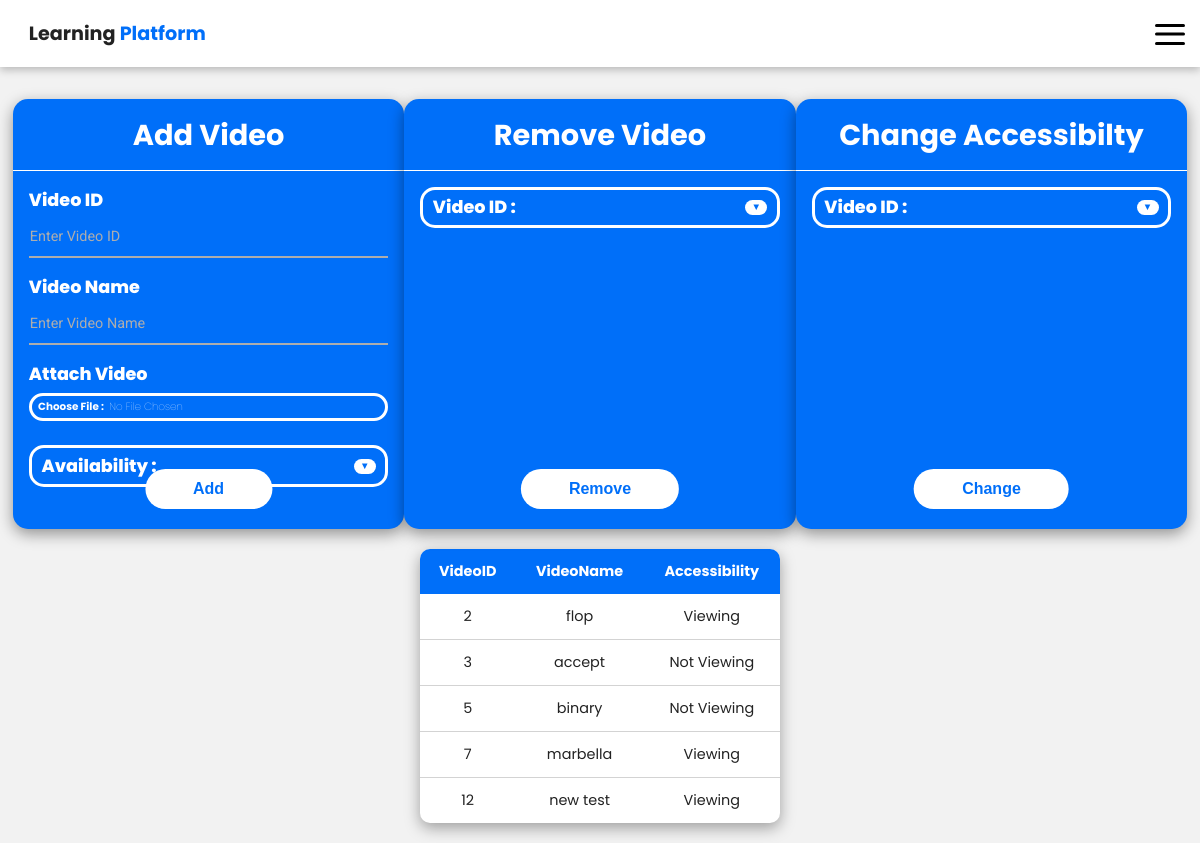
The page /managevideos.php (signed in) on the database its author committed.
### tables this page shows
CREATE TABLE `videos` (
  `VideoID` int(11) NOT NULL,
  `VideoName` varchar(255) NOT NULL,
  `VideoLocation` varchar(255) NOT NULL,
  `Accessebility` int(11) NOT NULL
);

### managevideos.php (the view, shortened to what this page needs)
<html lang="en">
<head>
    <link rel="stylesheet" href="styles.css">
</head>
<body>
    <?php
        $ali = false;
        if(isset($_SESSION['adminloggedin'])){
            $ali = $_SESSION['adminloggedin'];}
        if($ali == true){
            include "configusers.php";
            ?>
            <div class="container">
                <div class="segment add-video-segment">
                    <h1 class="title">Add Video</h1>
                    <div class="line"></div>
                    <form method="POST" enctype="multipart/form-data">
                        <div class="name">Video ID</div>
                            <div class="text-field">
                                <input type="number" required name="id" placeholder="Enter Video ID">
                            </div>
                        <div class="name">Video Name</div>
                            <div class="text-field">
                                <input type="text" required name="name" placeholder="Enter Video Name">
                            </div>
                        <div class="name">Attach Video</div>
                                <label for="file-button" class="choose-file">
                                    Choose File :<span id="file-text">No File Chosen</span>
                                </label>
                            <div class="drop-down drop-down-avai" id="drop-down">
                                <div class="name" id="assign-drop">Availability : <span id="selected-drop"></span></div>
                                <div id="drop-button">▼</div>
                            </div>
                        <input type="submit" name="submit" value="Add" class="submit">
                    </form>
                </div>
                <div class="segment add-video-segment">
                    <h1 class="title">Remove Video</h1>
                    <div class="line"></div>
                    <form method="POST" enctype="multipart/form-data">
                        <div class="drop-down" id="drop-down2">
                            <div class="name" id="assign-drop">Video ID : <span id="selected-drop2"></span></div>
                            <div id="drop-button">▼</div>
                        </div>
                        <input type="submit" name="removesubmit" value="Remove" class="submit">
                    </form>
                </div>
                <div class="segment add-video-segment">
                <h1 class="title" id="change-acc">Change Accessibilty</h1>
                <div class="line"></div>
                <form method="POST" enctype="multipart/form-data">
                    <div class="drop-down" id="drop-down3">
                        <div class="name" id="assign-drop">Video ID : <span id="selected-drop3"></span></div>
                        <div id="drop-button">▼</div>
                    </div>
                    <input type="submit" name="complementsubmit" value="Change" class="submit">
                    </form>
                </div>
            </div>
    <?php
        $out = '<table class="table"><thead><tr>';
        $viewall = "SELECT * FROM videos;";
        $result = mysqli_query($db, $viewall);
        $resultCheck = mysqli_num_rows($result);
        if($resultCheck>0){
            $out .="<th>VideoID</th><th>VideoName</th><th>Accessibility</th></tr></thead><tbody>";
            while ($row = mysqli_fetch_assoc($result)){
                $accessCheck = $row['Accessebility'];
                $out .="<tr><td>".$row['VideoID']."</td>";
                $out .="<td>".$row['VideoName']."</td>";
                $out .="<td>".checkViewing($accessCheck)."</td></tr>";
            }
            $out .="</tbody></table>";
            echo $out;
        } else { echo "<div class='pop-up'>Empty</div>";}
    }else{
        echo "Access denied<br>";
        echo '<a href="signin.php">Go Home</a><br>';
    }
    function checkViewing($accessCheck){
        if($accessCheck>0){
            return "Viewing";
        } elseif($accessCheck<=0) {
            return "Not Viewing";
        }
    }
    ?>
</body>
</html>

### styles.css (style rules this page uses)
:root { --background-color: #F2F2F2; --dark-grey:#222222; --light-grey: #dddddd; --primary-color: #006ff9; --secondary-color: #005ff3; --primary-color-light: #85bcff; }
* { margin: 0; padding: 0; box-sizing: border-box; }
body { font-family: "Poppins"; min-width: 370px; max-height: 900px; overflow-x: hidden; }
.container { margin:2em 0.8em 0 0.8em; display: flex; justify-content: space-between; }
.segment { position: relative; color: white; width: 45vw; height:350px; background-color: #006ff9; border-radius: 15px; margin: 0; padding: 0; box-shadow: rgba(0, 0, 0, 0.4) 0px 5px 15px; }
.add-video-segment { height: 380px; }
.title { font-size: 1.5rem; position: relative; text-align: center; margin-top: 0.5em; margin-bottom: 0; }
.line { height: 1px; background-color: white; margin-top: 0.8em; }
form .text-field { position: relative; border-bottom: 2px solid #adadad; margin-top: 0; margin-bottom: 1em; }
form { padding: 1em; }
.text-field input { color: white; width: 100%; height: 25px; padding: 0 1px; font-size: 16px; border:none; background:none; outline: none; margin: 0; }
::placeholder { font-size: 0.7rem; font-family: "Roboto"; color: #adadad; }
.name { font-size: 0.8em; font-weight: 800; }
.submit { color: var(--primary-color); border: none; font-size: 0.8em; font-weight: bold; border-radius: 25px; padding: 0.7em 3em; background-color: white; cursor: pointer; position: absolute; left:50%; transform: translateX(-50%); bottom:20px; margin-top: 1em; }
.drop-down { border: 3px solid white; padding: 0.3em 0.6em; border-radius: 15px; display: flex; justify-content: space-between; align-items: center; cursor: pointer; }
.choose-file { margin-top: 0.6em; border: 3px solid white; display: flex; padding: 0.3em 0.6em; border-radius: 15px; cursor: pointer; font-size: 0.65em; font-weight: bold; }
.choose-file span { font-weight: 100; margin-left: 0.5em; }
.drop-down #drop-button { display: flex; justify-content: center; color: var(--primary-color); background-color: white; font-size: 0.6em; font-weight: bold; border-radius: 25px; border: none; height: 15px; width: 22px; }
#assign-drop { font-size: 0.65em; }
.drop-down-avai { margin-top: 1.5em; }
.table { border-collapse: collapse; margin: 20px auto; font-size: 0.9em; min-width: 360px; text-align: center; background-color: white; border-radius: 10px; min-height: 150px; box-shadow: rgba(0, 0, 0, 0.35) 0px 5px 15px; }
.table th, .table td { padding: 12px 15px; }
.table thead th:not(:first-child) { text-align: center; }
.table tbody tr:not(:last-child) { border-bottom: 1px solid lightgray; }
.table thead { background-color: var(--primary-color); color: white; }
.table thead th:first-child { border-radius: 10px 0 0 0; }
.table thead th:last-child { border-radius: 0 10px 0 0; }
@media screen and (min-width: 600px) { .title { font-size: 1.8em; } }
@media screen and (min-width: 600px) { .segment { height: 430px; } }
@media screen and (min-width: 600px) { .name { font-size: 1.1em; } }
@media screen and (min-width: 600px) { .drop-down .name { font-size: 1.1em; } }
@media screen and (min-width: 600px) { #assign-drop { font-size: 1.1em; } }
@media screen and (min-width: 600px) { .text-field input { margin-top: 0.2em; height: 40px; } }
@media screen and (min-width: 600px) { ::placeholder { font-size: 0.9em; } }
@media screen and (min-width: 600px) { .submit { font-size: 1em; } }

### rows shown on the page
videos: VideoID "2", VideoName "flop", Accessebility "Viewing"
videos: VideoID "3", VideoName "accept", Accessebility "Not Viewing"
videos: VideoID "5", VideoName "binary", Accessebility "Not Viewing"
videos: VideoID "7", VideoName "marbella", Accessebility "Viewing"
videos: VideoID "12", VideoName "new test", Accessebility "Viewing"
